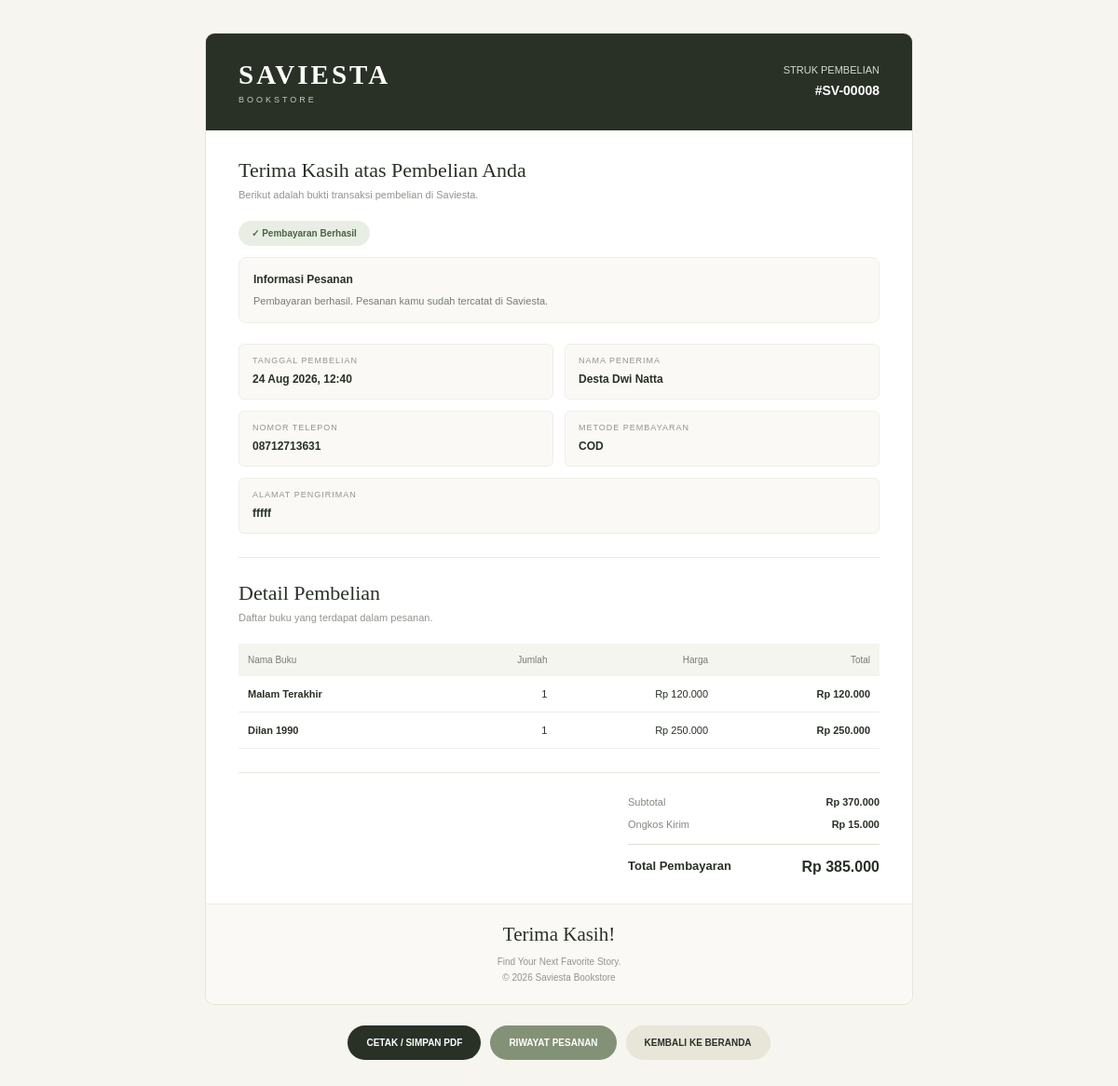
Page /sukses.php?id=8 (signed in) on the committed database.
### tables this page shows
CREATE TABLE `pesanan` (
  `id` int(11) NOT NULL,
  `user_id` int(11) DEFAULT NULL,
  `nama` varchar(100) NOT NULL,
  `alamat` text NOT NULL,
  `telepon` varchar(30) NOT NULL,
  `metode` varchar(50) NOT NULL,
  `subtotal` int(11) NOT NULL,
  `ongkir` int(11) NOT NULL,
  `total` int(11) NOT NULL,
  `status` varchar(50) DEFAULT 'Menunggu Pembayaran',
  `created_at` timestamp NOT NULL DEFAULT current_timestamp(),
  `bukti_transfer` varchar(255) DEFAULT NULL,
  `bukti_pembayaran` varchar(255) DEFAULT NULL
);

CREATE TABLE `detail_pesanan` (
  `id` int(11) NOT NULL,
  `pesanan_id` int(11) NOT NULL,
  `buku_id` int(11) NOT NULL,
  `jumlah` int(11) NOT NULL,
  `harga` int(11) NOT NULL
);

CREATE TABLE `buku` (
  `id` int(11) NOT NULL,
  `kategori_id` int(11) DEFAULT NULL,
  `judul` varchar(150) NOT NULL,
  `penulis` varchar(100) NOT NULL,
  `harga` int(11) NOT NULL,
  `stok` int(11) NOT NULL DEFAULT 0,
  `deskripsi` text DEFAULT NULL,
  `cover` varchar(20) DEFAULT '#42553A'
);

### sukses.php (the view, shortened to what this page needs)
<?php
include "functions.php";
$user_id = (int)$_SESSION['user']['id'];
$pesanan_id = (int)$_GET['id'];
$stmt = mysqli_prepare(
    $koneksi,
    "SELECT *
     FROM pesanan
     WHERE id = ?
     AND user_id = ?
     LIMIT 1"
);
mysqli_stmt_bind_param($stmt, "ii", $pesanan_id, $user_id);
mysqli_stmt_execute($stmt);
$result = mysqli_stmt_get_result($stmt);
$pesanan = mysqli_fetch_assoc($result);
function rupiahStruk($angka) {
    return "Rp " . number_format((float)$angka, 0, ',', '.');
}
function amanStruk($data) {
    return htmlspecialchars((string)$data, ENT_QUOTES, 'UTF-8');
}
$statusAsli = trim($pesanan['status'] ?? '');
$statusPembayaran = strtolower($statusAsli);
$statusTampilan = $statusAsli;
$statusClass = 'status-menunggu';
if ($statusPembayaran === 'pembayaran berhasil') {
    $statusClass = 'status-berhasil';
} elseif ($statusPembayaran === 'pesanan diproses') {
    $statusClass = 'status-proses';
} elseif ($statusPembayaran === 'menunggu konfirmasi') {
    $statusClass = 'status-menunggu';
} elseif ($statusPembayaran === 'dikirim') {
    $statusClass = 'status-dikirim';
} elseif ($statusPembayaran === 'selesai') {
    $statusClass = 'status-selesai';
}
$keteranganStatus = '';
if ($statusPembayaran === 'pembayaran berhasil') {
    $keteranganStatus = 'Pembayaran berhasil. Pesanan kamu sudah tercatat di Saviesta.';
} elseif ($statusPembayaran === 'pesanan diproses') {
    $keteranganStatus = 'Pesanan kamu sedang dipersiapkan oleh pihak Saviesta.';
} elseif ($statusPembayaran === 'menunggu konfirmasi') {
    $keteranganStatus = 'Pesanan kamu sedang menunggu konfirmasi dari admin.';
} elseif ($statusPembayaran === 'dikirim') {
    $keteranganStatus = 'Pesanan kamu sedang dalam perjalanan. Silakan konfirmasi melalui halaman riwayat setelah barang benar-benar diterima.';
} elseif ($statusPembayaran === 'selesai') {
    $keteranganStatus = 'Pesanan sudah selesai. Terima kasih sudah berbelanja di Saviesta!';
} else {
    $keteranganStatus = 'Silakan periksa kembali status pesanan kamu melalui halaman riwayat pembelian.';
}
$stmtDetail = mysqli_prepare(
    $koneksi,
    "SELECT detail_pesanan.*, buku.judul
     FROM detail_pesanan
     LEFT JOIN buku ON detail_pesanan.buku_id = buku.id
     WHERE detail_pesanan.pesanan_id = ?"
);
mysqli_stmt_bind_param($stmtDetail, "i", $pesanan_id);
mysqli_stmt_execute($stmtDetail);
$resultDetail = mysqli_stmt_get_result($stmtDetail);
?>
<!DOCTYPE html>
<html lang="id">
<head>
</head>
<body>
<div class="container">
    <div class="struk">
        <div class="header">
            <div>
                <h1 class="brand">SAVIESTA</h1>
                <div class="brand-sub">BOOKSTORE</div>
            </div>
            <div class="receipt-number">
                STRUK PEMBELIAN
                <strong>
                    #SV-<?= str_pad((int)$pesanan['id'], 5, '0', STR_PAD_LEFT); ?>
                </strong>
            </div>
        </div>
        <div class="content">
            <h2 class="title">
                Terima Kasih atas Pembelian Anda
            </h2>
            <div class="subtitle">
                Berikut adalah bukti transaksi pembelian di Saviesta.
            </div>
            <div class="status <?= amanStruk($statusClass); ?>">
                ✓ <?= amanStruk($statusTampilan); ?>
            </div>
            <div class="status-info">
                <strong>
                    Informasi Pesanan
                </strong>
                <?= amanStruk($keteranganStatus); ?>
            </div>
            <div class="info-grid">
                <div class="info-item">
                    <div class="info-label">
                        Tanggal Pembelian
                    </div>
                    <div class="info-value">
                        <?= !empty($pesanan['created_at'])
                            ? date('d M Y, H:i', strtotime($pesanan['created_at']))
                            : '-'; ?>
                    </div>
                </div>
                <div class="info-item">
                    <div class="info-label">
                        Nama Penerima
                    </div>
                    <div class="info-value">
                        <?= amanStruk($pesanan['nama']); ?>
                    </div>
                </div>
                <div class="info-item">
                    <div class="info-label">
                        Nomor Telepon
                    </div>
                    <div class="info-value">
                        <?= amanStruk($pesanan['telepon']); ?>
                    </div>
                </div>
                <div class="info-item">
                    <div class="info-label">
                        Metode Pembayaran
                    </div>
                    <div class="info-value">
                        <?= amanStruk($pesanan['metode']); ?>
                    </div>
                </div>
                <div class="info-item" style="grid-column: 1 / -1;">
                    <div class="info-label">
                        Alamat Pengiriman
                    </div>
                    <div class="info-value">
                        <?= nl2br(amanStruk($pesanan['alamat'])); ?>
                    </div>
                </div>
            </div>
            <hr class="divider">
            <h2 class="title">
                Detail Pembelian
            </h2>
            <div class="subtitle">
                Daftar buku yang terdapat dalam pesanan.
            </div>
            <div class="table-wrap">
                <table>
                    <thead>
                        <tr>
                            <th>Nama Buku</th>
                            <th>Jumlah</th>
                            <th>Harga</th>
                            <th>Total</th>
                        </tr>
                    </thead>
                    <tbody>
                    <?php if (mysqli_num_rows($resultDetail) > 0): ?>
                        <?php while ($detail = mysqli_fetch_assoc($resultDetail)): ?>
                            <tr>
                                <td class="nama-buku">
                                    <?= amanStruk($detail['judul'] ?? 'Buku'); ?>
                                </td>
                                <td>
                                    <?= (int)$detail['jumlah']; ?>
                                </td>
                                <td>
                                    <?= rupiahStruk($detail['harga']); ?>
                                </td>
                                <td>
                                    <strong>
                                        <?= rupiahStruk(
                                            $detail['jumlah'] * $detail['harga']
                                        ); ?>
                                    </strong>
                                </td>
                            </tr>
                        <?php endwhile; ?>
                    <?php endif; ?>
                    </tbody>
                </table>
            </div>
            <hr class="divider">
            <div class="summary">
                <div class="summary-row">
                    <span>Subtotal</span>
                    <strong>
                        <?= rupiahStruk($pesanan['subtotal']); ?>
                    </strong>
                </div>
                <div class="summary-row">
                    <span>Ongkos Kirim</span>
                    <strong>
                        <?= rupiahStruk($pesanan['ongkir']); ?>
                    </strong>
                </div>
                <div class="grand-total">
                    <span>Total Pembayaran</span>
                    <strong>
                        <?= rupiahStruk($pesanan['total']); ?>
                    </strong>
                </div>
            </div>
        </div>
        <div class="footer">
            <h3>Terima Kasih!</h3>
            <p>
                Find Your Next Favorite Story.<br>
                © 2026 Saviesta Bookstore
            </p>
        </div>
    </div>
    <div class="actions">
        <button
            type="button"
            class="btn btn-print"
            onclick="window.print()"
        >
            CETAK / SIMPAN PDF
        </button>
        <a href="keranjang.php" class="btn btn-history">
            RIWAYAT PESANAN
        </a>
        <a href="index.php" class="btn btn-home">
            KEMBALI KE BERANDA
        </a>
    </div>
</div>
</body>
</html>

### sukses.php (style rules this page uses)
* { box-sizing: border-box; }
body { margin: 0; padding: 35px 15px; background: #f7f5ef; color: #293126; font-family: Arial, sans-serif; }
.container { max-width: 760px; margin: auto; }
.struk { background: #fff; border: 1px solid #e8e4d9; border-radius: 10px; overflow: hidden; }
.header { padding: 28px 35px; background: #293126; color: white; display: flex; justify-content: space-between; align-items: center; gap: 15px; }
.brand { font-family: Georgia, serif; font-size: 29px; letter-spacing: 3px; margin: 0; }
.brand-sub { margin-top: 5px; color: #c4cbbd; font-size: 9px; letter-spacing: 3px; }
.receipt-number { text-align: right; font-size: 11px; line-height: 1.8; color: #d4dacd; }
.receipt-number strong { display: block; color: white; font-size: 14px; }
.content { padding: 30px 35px; }
.title { font-family: Georgia, serif; font-size: 22px; font-weight: normal; margin: 0 0 7px; }
.subtitle { color: #92958d; font-size: 11px; margin-bottom: 22px; }
.status { display: inline-block; padding: 8px 14px; border-radius: 20px; font-size: 10px; font-weight: bold; margin-bottom: 12px; }
.status-berhasil { background: #e8eee3; color: #4c6445; }
.status-info { padding: 13px 15px; margin-bottom: 22px; border-radius: 8px; background: #faf9f5; border: 1px solid #efeee8; color: #777e70; font-size: 11px; line-height: 1.7; }
.status-info strong { display: block; color: #293126; margin-bottom: 4px; font-size: 12px; }
.info-grid { display: grid; grid-template-columns: 1fr 1fr; gap: 12px; }
.info-item { padding: 12px 14px; background: #faf9f5; border: 1px solid #efeee8; border-radius: 6px; min-width: 0; }
.info-label { color: #92958d; font-size: 9px; letter-spacing: 1px; margin-bottom: 6px; text-transform: uppercase; }
.info-value { font-size: 12px; font-weight: bold; line-height: 1.5; overflow-wrap: anywhere; }
.divider { border: 0; border-top: 1px solid #eae9e2; margin: 25px 0; }
.table-wrap { overflow-x: auto; }
table { width: 100%; border-collapse: collapse; min-width: 430px; }
th { padding: 12px 10px; background: #f5f5ef; color: #777e70; font-size: 10px; text-align: left; font-weight: normal; }
td { padding: 13px 10px; border-bottom: 1px solid #efeee9; font-size: 11px; }
th:not(:first-child), td:not(:first-child) { text-align: right; }
.nama-buku { font-weight: bold; }
.summary { width: 270px; max-width: 100%; margin-left: auto; }
.summary-row { display: flex; justify-content: space-between; gap: 10px; margin-bottom: 12px; font-size: 11px; }
.summary-row span { color: #85877f; }
.grand-total { display: flex; justify-content: space-between; gap: 10px; padding-top: 15px; margin-top: 15px; border-top: 1px solid #deded5; font-size: 13px; font-weight: bold; }
.grand-total strong { font-size: 16px; }
.footer { text-align: center; padding: 20px; background: #faf9f5; border-top: 1px solid #efeee8; }
.footer h3 { font-family: Georgia, serif; font-size: 21px; font-weight: normal; margin: 0 0 8px; }
.footer p { color: #92958d; font-size: 10px; line-height: 1.7; margin: 0; }
.actions { display: flex; justify-content: center; flex-wrap: wrap; gap: 10px; margin-top: 22px; }
.btn { border: none; border-radius: 25px; padding: 13px 20px; font-size: 10px; font-weight: bold; text-decoration: none; cursor: pointer; transition: .2s; }
.btn-print { background: #293126; color: white; }
.btn-history { background: #839276; color: white; }
.btn-home { background: #e8e5d9; color: #293126; }

### rows in the picture
pesanan: id "00008", status "Pembayaran Berhasil", status "Pembayaran berhasil. Pesanan kamu sudah tercatat di Saviesta.", created_at "24 Aug 2026, 12:40", nama "Desta Dwi Natta", telepon "08712713631", metode "COD", alamat "fffff", subtotal "Rp 370.000", ongkir "Rp 15.000", total "Rp 385.000"
detail_pesanan: buku.judul "Malam Terakhir", jumlah "1", harga "Rp 120.000", jumlah+harga "Rp 120.000"
detail_pesanan: buku.judul "Dilan 1990", jumlah "1", harga "Rp 250.000", jumlah+harga "Rp 250.000"
